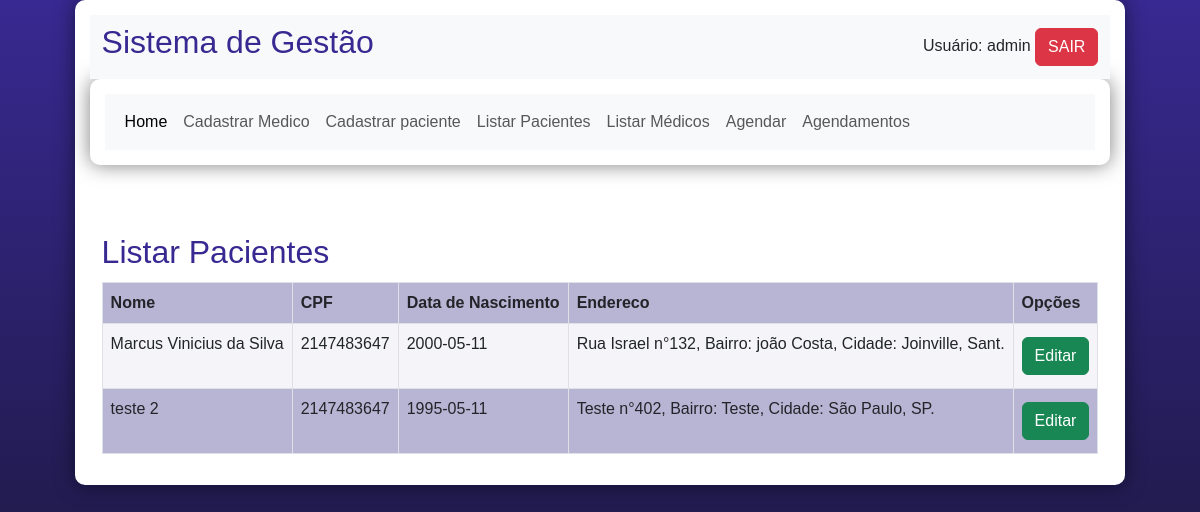
The app's page /dashboard.php?page=listar (signed in), older data.
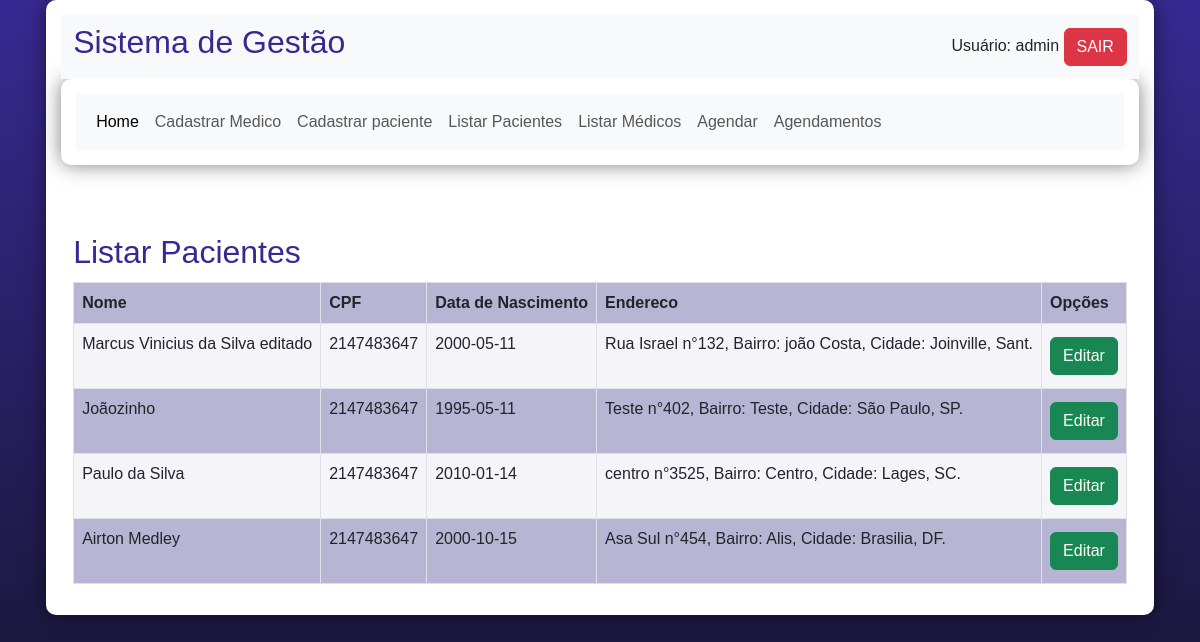
The same page, newer data.
### tables this page shows
CREATE TABLE `pacientes` (
  `id` int(11) NOT NULL,
  `cpf` int(11) NOT NULL,
  `nomepaciente` varchar(200) NOT NULL,
  `cep` int(11) NOT NULL,
  `uf` varchar(4) NOT NULL,
  `cidade` varchar(100) NOT NULL,
  `bairro` varchar(100) NOT NULL,
  `rua` varchar(45) NOT NULL,
  `datanascimento` date NOT NULL,
  `numero` int(11) NOT NULL
);

### listar-pacientes.php (the view)
<h2>Listar Pacientes</h2>
<?php
      $sql = "SELECT * FROM pacientes";
      $res = $conn->query($sql);
      $qtd = $res->num_rows;
      if($qtd > 0){
        print "<table class='table table-hover table-striped table-bordered'>";
        print "<tr>";
        print "<th>Nome</th>";
        print "<th>CPF</th>";
        print "<th>Data de Nascimento</th>";
        print "<th>Endereco</th>";
        print "<th>Opções</th>";
        print "</tr>";
        while($row = $res->fetch_object()){
          $rua = $row->rua;
          $numero= $row->numero;
          $bairro = $row->bairro;
          $cidade = $row->cidade;
          $uf = $row->uf;
          $endereco = "$rua n°$numero, Bairro: $bairro, Cidade: $cidade, $uf." ;
          print "<tr>";
          print "<td>".$row->nomepaciente."</td>";
          print "<td>".$row->cpf."</td>";
          print "<td>".$row->datanascimento."</td>";
          print "<td>".$endereco."</td>";
          print "<td>
                    <button class='btn btn-success' onclick=\"location.href='?page=editar&id=".$row->id."';\">Editar</button>
                  </td>";
          print "</tr>";
        }
      }
  ?>

Row changes from the older to the newer data that the page shows:
changed pacientes "Rua Israel n°132, Bairro: joão Costa, Cidade: Joinville, Sant.": nomepaciente "Marcus Vinicius da Silva" → "Marcus Vinicius da Silva editado"
changed pacientes "Teste n°402, Bairro: Teste, Cidade: São Paulo, SP.": nomepaciente "teste 2" → "Joãozinho"
added pacientes: nomepaciente "Paulo da Silva", cpf "2147483647", datanascimento "2010-01-14", endereco "centro n°3525, Bairro: Centro, Cidade: Lages, SC."
added pacientes: nomepaciente "Airton Medley", cpf "2147483647", datanascimento "2000-10-15", endereco "Asa Sul n°454, Bairro: Alis, Cidade: Brasilia, DF."
